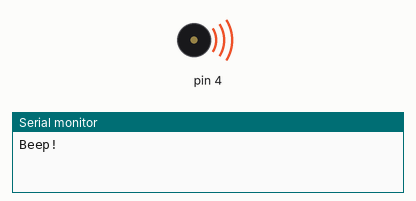
A sketch run on a simulated Arduino Uno, built with avr-gcc and run on an emulated ATmega328P. Shown: buzzer (waves = sounding), the last lines printed to the serial monitor.

Above: at 0.1 s.
At 2.1 s:
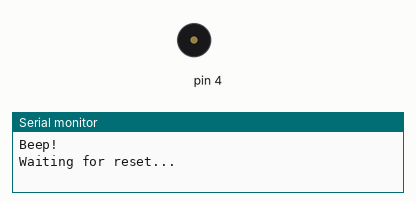
Timing chart, 0 to 3.6 s (numbered marks = the images above):
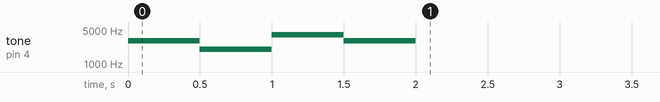

The sketch:

StartResetIndicator.ino
```cpp
/*
 * Robotics with the BOE Shield - StartResetIndicator
 * Test the piezospeaker circuit.
 */

void setup()                                 // Built in initialization block
{
  Serial.begin(9600);
  Serial.println("Beep!");

  playtone(4,3000,500);
  playtone(4,2000,500);
  playtone(4,4000,500);
  playtone(4,3000,500);
}

void loop()                                  // Main loop auto-repeats
{
  Serial.println("Waiting for reset...");
  delay(1000);
}

void playtone(int port, int kHz, int ms){
  tone(port, kHz, ms);
  delay(ms);
}
```
